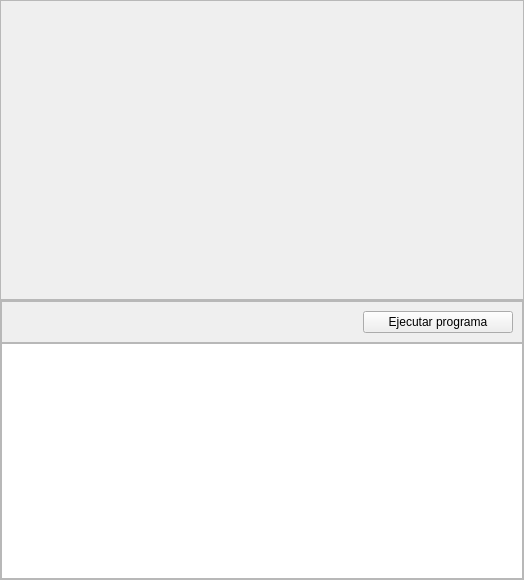
<?xml version="1.0" encoding="UTF-8"?>
<ui version="4.0">
 <class>Form</class>
 <widget class="QWidget" name="Form">
  <property name="geometry">
   <rect>
    <x>0</x>
    <y>0</y>
    <width>524</width>
    <height>580</height>
   </rect>
  </property>
  <property name="windowTitle">
   <string>Form</string>
  </property>
  <layout class="QVBoxLayout" name="verticalLayout">
   <property name="spacing">
    <number>0</number>
   </property>
   <property name="leftMargin">
    <number>0</number>
   </property>
   <property name="topMargin">
    <number>0</number>
   </property>
   <property name="rightMargin">
    <number>0</number>
   </property>
   <property name="bottomMargin">
    <number>0</number>
   </property>
   <item>
    <widget class="QFrame" name="editor_container">
     <property name="sizePolicy">
      <sizepolicy hsizetype="Preferred" vsizetype="Expanding">
       <horstretch>0</horstretch>
       <verstretch>0</verstretch>
      </sizepolicy>
     </property>
     <property name="minimumSize">
      <size>
       <width>0</width>
       <height>300</height>
      </size>
     </property>
     <property name="frameShape">
      <enum>QFrame::StyledPanel</enum>
     </property>
     <property name="frameShadow">
      <enum>QFrame::Raised</enum>
     </property>
     <layout class="QHBoxLayout" name="horizontalLayout_2">
      <property name="spacing">
       <number>0</number>
      </property>
      <property name="leftMargin">
       <number>0</number>
      </property>
      <property name="topMargin">
       <number>0</number>
      </property>
      <property name="rightMargin">
       <number>0</number>
      </property>
      <property name="bottomMargin">
       <number>0</number>
      </property>
      <item>
       <layout class="QVBoxLayout" name="editor_container_layout"/>
      </item>
     </layout>
    </widget>
   </item>
   <item>
    <widget class="QFrame" name="frame_2">
     <property name="frameShape">
      <enum>QFrame::StyledPanel</enum>
     </property>
     <property name="frameShadow">
      <enum>QFrame::Raised</enum>
     </property>
     <layout class="QVBoxLayout" name="verticalLayout_2">
      <property name="spacing">
       <number>0</number>
      </property>
      <property name="leftMargin">
       <number>0</number>
      </property>
      <property name="topMargin">
       <number>0</number>
      </property>
      <property name="rightMargin">
       <number>0</number>
      </property>
      <property name="bottomMargin">
       <number>0</number>
      </property>
      <item>
       <widget class="QFrame" name="frame_3">
        <property name="frameShape">
         <enum>QFrame::StyledPanel</enum>
        </property>
        <property name="frameShadow">
         <enum>QFrame::Raised</enum>
        </property>
        <layout class="QHBoxLayout" name="horizontalLayout">
         <item>
          <spacer name="horizontalSpacer">
           <property name="orientation">
            <enum>Qt::Horizontal</enum>
           </property>
           <property name="sizeHint" stdset="0">
            <size>
             <width>40</width>
             <height>20</height>
            </size>
           </property>
          </spacer>
         </item>
         <item>
          <widget class="QPushButton" name="execute_button">
           <property name="minimumSize">
            <size>
             <width>150</width>
             <height>0</height>
            </size>
           </property>
           <property name="maximumSize">
            <size>
             <width>200</width>
             <height>16777215</height>
            </size>
           </property>
           <property name="text">
            <string>Ejecutar programa</string>
           </property>
          </widget>
         </item>
        </layout>
       </widget>
      </item>
      <item>
       <widget class="QPlainTextEdit" name="console">
        <property name="sizePolicy">
         <sizepolicy hsizetype="Expanding" vsizetype="MinimumExpanding">
          <horstretch>0</horstretch>
          <verstretch>0</verstretch>
         </sizepolicy>
        </property>
        <property name="maximumSize">
         <size>
          <width>16777215</width>
          <height>300</height>
         </size>
        </property>
        <property name="font">
         <font>
          <family>Courier</family>
         </font>
        </property>
        <property name="readOnly">
         <bool>true</bool>
        </property>
       </widget>
      </item>
     </layout>
    </widget>
   </item>
  </layout>
 </widget>
 <resources/>
 <connections/>
</ui>
